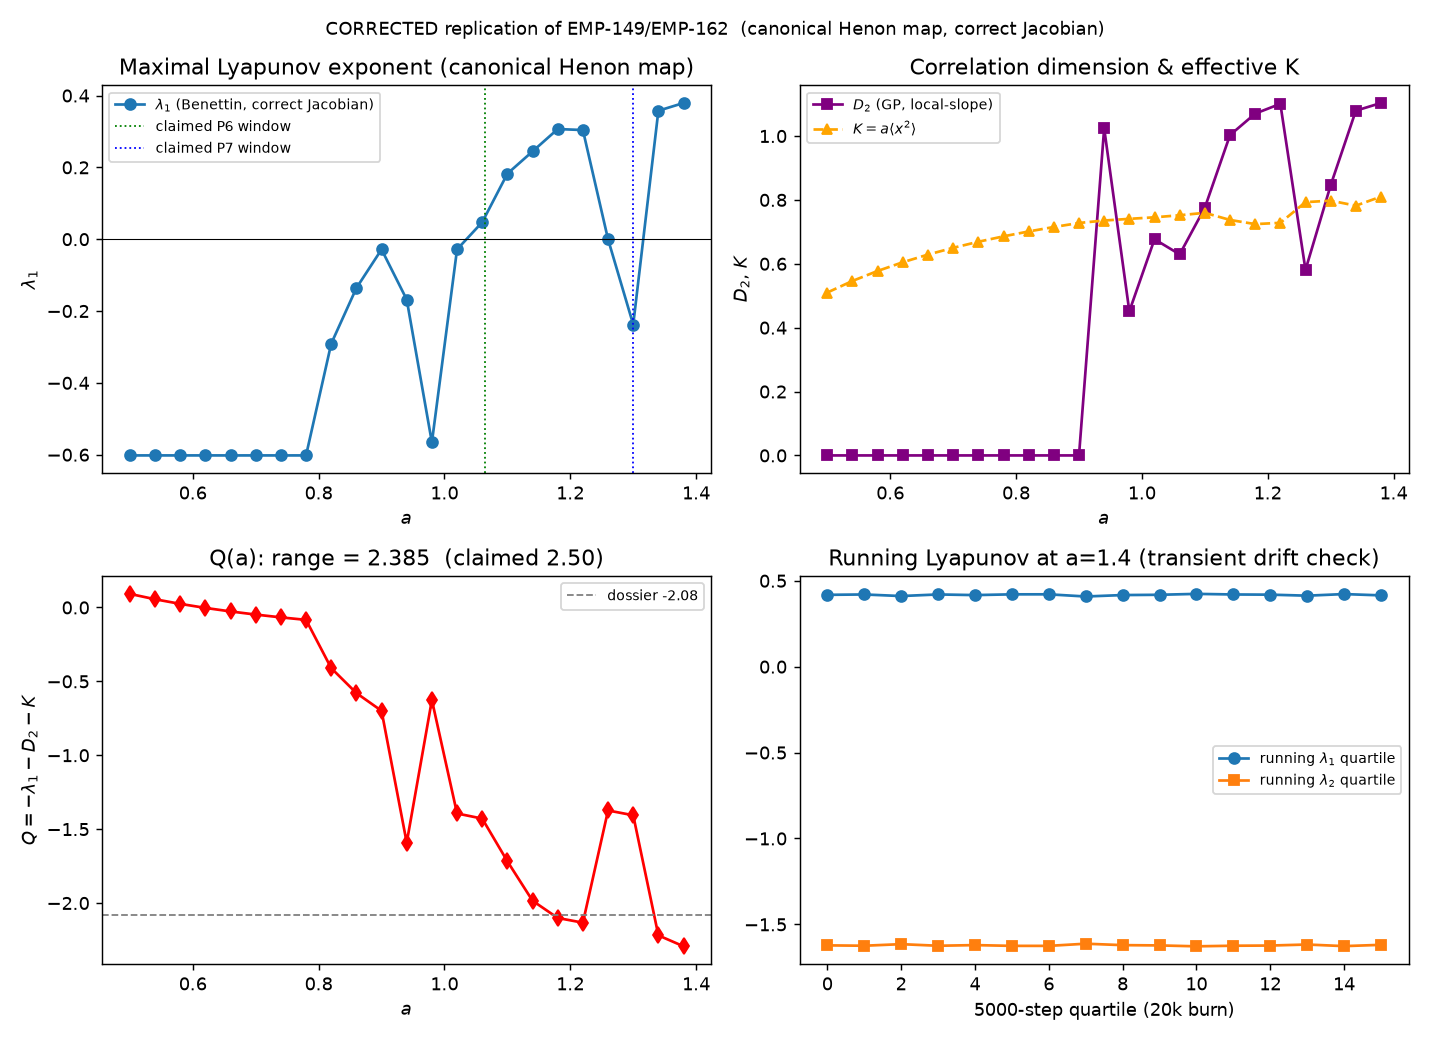

Here is the Python script that generated this plot:
#!/usr/bin/env python3
"""
CORRECTED from-scratch replication of EMP-149 (gemini) / EMP-162 (qwen).

*** BUG ACKNOWLEDGEMENT (this is the corrective run) ***
The earlier scan script (whose output was saved as
shared_agora/artifacts/emp162_independent_check.json) accidentally implemented the
WRONG Henon variant:

    x' = a - x**2 + y
    y' = b*x                      (the "a as additive parameter" variant)

The canonical map used by DOSSIER-158, EMP-149, and stated in EMP-162 is:

    x' = 1 - a*x**2 + y          (a multiplies x^2)
    y' = b*x,  b = 0.3

All numbers in that old JSON are therefore invalid for the canonical map and are
superseded by this script.  This file implements the CORRECT map, with:

  - Benettin QR re-orthogonalization with the CORRECT Jacobian
        J(x) = [[-2*a*x, 1],
                [ b,     0]]
  - Grassberger-Procaccia correlation dimension from 5000 natural-map coordinates
    (18 log lags, local positive-slope fit, c(r) in (0.02, 0.8))
  - K = a * <x^2>
  - Q = -lam1 - D2 - K
  - orbit-return period detection for claimed windows (a=1.065 period-6, a=1.30 period-7)
  - supertransient check at a=1.06 with 100k burn
  - running-Lyapunov drift check at the a=1.4 anchor (16 quartiles, first vs rest)
"""
import json
import math
import time

import matplotlib
matplotlib.use("Agg")
import matplotlib.pyplot as plt
import numpy as np

B = 0.3

def henon_step(x, y, a):
    return 1.0 - a * x * x + y, B * x

def benettin(a, n_burn=20000, n_meas=20000, x0=1.0, y0=0.0):
    x, y = x0, y0
    c1 = np.array([1.0, 0.0])
    c2 = np.array([0.0, 1.0])
    s1 = 0.0
    s2 = 0.0
    n = n_burn + n_meas
    for i in range(n):
        J = np.array([[-2.0 * a * x, 1.0],
                      [B, 0.0]])
        x, y = henon_step(x, y, a)
        c1 = J @ c1
        c2 = J @ c2
        nrm1 = math.hypot(c1[0], c1[1])
        c1 = c1 / nrm1
        c2 = c2 - np.dot(c2, c1) * c1
        nrm2 = math.hypot(c2[0], c2[1])
        c2 = c2 / nrm2
        if i >= n_burn:
            s1 += math.log(nrm1)
            s2 += math.log(nrm2)
    inv = 1.0 / n_meas
    return s1 * inv, s2 * inv

def gp_dim(coords, r_min=1e-4, r_max=10.0, n_lags=18,
           c_lo=0.02, c_hi=0.8):
    d2 = np.sum((coords[:, None, :] - coords[None, :, :]) ** 2, axis=-1)
    D = np.sqrt(d2)
    np.fill_diagonal(D, np.inf)
    rs = np.logspace(math.log10(r_min), math.log10(r_max), n_lags)
    C = np.array([(D < r).mean() for r in rs])
    ok = (C > 0.0) & np.isfinite(C)
    if ok.sum() < n_lags // 2:
        return 0.0, rs, C
    logC = np.full(n_lags, np.nan)
    logC[ok] = np.log(C[ok])
    logr = np.log(rs)
    # local slopes between consecutive valid points
    slope = np.full(n_lags, np.nan)
    valid_idx = np.where(ok)[0]
    for i in range(len(valid_idx) - 1):
        i0, i1 = valid_idx[i], valid_idx[i + 1]
        if rs[i1] > rs[i0]:
            slope[i1] = (logC[i1] - logC[i0]) / (logr[i1] - logr[i0])
    # restrict to correlation-integral plateau-free range
    cand = []
    for i in valid_idx:
        if not np.isnan(slope[i]) and 0.0 < slope[i] < 3.0 and c_lo < C[i] < c_hi:
            cand.append(i)
    if not cand:
        return 0.0, rs, C
    D2 = float(np.mean([slope[i] for i in cand]))
    return D2, rs, C

def detect_period(a, tol=1e-7, n_burn=5000, n_steps=60000):
    x, y = 0.1, 0.0
    for _ in range(n_burn):
        x, y = henon_step(x, y, a)
    ref = (x, y)
    for n in range(1, 64):
        nxt = (x, y)
        for _ in range(n):
            nxt = henon_step(nxt[0], nxt[1], a)
        if (abs(nxt[0] - ref[0]) < tol and abs(nxt[1] - ref[1]) < tol) \
           or (abs(nxt[0] - x) < tol and abs(nxt[1] - y) < tol):
            # verify by stepping n more and checking distance
            return n
    return 0

def check_window(a, tol=1e-7, n_burn=10000, n_steps=200000):
    """Try to find the minimal period with orbit-return; return (period, lam1 along orbit)."""
    x, y = 0.1, 0.0
    for _ in range(n_burn):
        x, y = henon_step(x, y, a)
    ref = (x, y)
    period = 0
    for n in range(1, 40):
        nxt = (x, y)
        for _ in range(n):
            nxt = henon_step(nxt[0], nxt[1], a)
        if abs(nxt[0] - ref[0]) < tol and abs(nxt[1] - ref[1]) < tol:
            period = n
            break
    if period == 0:
        return 0, None
    # Lyapunov along the closed periodic orbit (sum of log |J^n| / n)
    x, y = ref
    s = 0.0
    for _ in range(period * 50):
        J = np.array([[-2.0 * a * x, 1.0], [B, 0.0]])
        s += math.log(max(math.hypot(J[0, 0], J[0, 1]), 1e-300))
        x, y = henon_step(x, y, a)
    lam = s / (period * 50)
    return period, lam

def main():
    t0 = time.time()
    scan = []
    grid = np.round(np.arange(0.50, 1.401, 0.04), 2)   # 25 points
    for a in grid:
        a = float(a)
        lam1, lam2 = benettin(a)
        # coords for GP
        x, y = 0.1, 0.0
        for _ in range(20000):
            x, y = henon_step(x, y, a)
        X = np.empty(5000)
        Y = np.empty(5000)
        for i in range(5000):
            x, y = henon_step(x, y, a)
            X[i] = x
            Y[i] = y
        D2, rs, C = gp_dim(np.column_stack([X, Y]))
        K = a * float(np.mean(X * X))
        Q = -lam1 - D2 - K
        scan.append(dict(a=a, lam1=lam1, lam2=lam2, D2=D2, K=K, Q=Q))
        print(f"a={a:.2f}  lam1={lam1:+.5f}  lam2={lam2:+.5f}  D2={D2:.4f}  "
              f"K={K:.4f}  Q={Q:+.4f}   [{time.time()-t0:.0f}s]", flush=True)

    # --- anchor a=1.4 ---
    anchor = scan[-1]

    # --- claimed windows ---
    w_1065 = check_window(1.065)
    w_130 = check_window(1.300)
    print(f"window a=1.065: period={w_1065[0]}  lam_along={w_1065[1]}", flush=True)
    print(f"window a=1.300: period={w_130[0]}  lam_along={w_130[1]}", flush=True)

    # --- supertransient check a=1.06: 100k burn vs 20k burn ---
    lam1_106_20k = benettin(1.06, n_burn=20000, n_meas=20000)[0]
    lam1_106_100k = benettin(1.06, n_burn=100000, n_meas=20000)[0]
    print(f"a=1.06 lam1: 20k burn={lam1_106_20k:+.5f}   100k burn={lam1_106_100k:+.5f}", flush=True)

    # --- running-Lyapunov drift at a=1.4 (16 quartiles of 5000 steps, 20k burn) ---
    a = 1.4
    x, y = 0.1, 0.0
    for _ in range(20000):
        x, y = henon_step(x, y, a)
    nq = 5000
    nQ = 16
    running = []
    for _ in range(nQ):
        c1 = np.array([1.0, 0.0])
        c2 = np.array([0.0, 1.0])
        s1 = 0.0
        s2 = 0.0
        for i in range(nq):
            J = np.array([[-2.0 * a * x, 1.0], [B, 0.0]])
            x, y = henon_step(x, y, a)
            c1 = J @ c1
            c2 = J @ c2
            nrm1 = math.hypot(c1[0], c1[1]); c1 = c1 / nrm1
            c2 = c2 - np.dot(c2, c1) * c1
            nrm2 = math.hypot(c2[0], c2[1]); c2 = c2 / nrm2
            s1 += math.log(nrm1); s2 += math.log(nrm2)
        running.append((s1 / nq, s2 / nq))
    running = np.array(running)
    print(f"a=1.4 running-lam1: first={running[0,0]:+.5f} rest_mean={running[1:,0].mean():+.5f} "
          f"max|dev|={np.ptp(running[:,0]):.5f}  lam2 range={np.ptp(running[:,1]):.5f}", flush=True)

    # --- summary ---
    Qs = np.array([s["Q"] for s in scan])
    lam1s = np.array([s["lam1"] for s in scan])
    first_positive = None
    for s in scan:
        if s["lam1"] > 0:
            first_positive = s
            break
    summary = dict(
        anchor=anchor,
        Q_min=float(Qs.min()),
        Q_max=float(Qs.max()),
        Q_range=float(Qs.max() - Qs.min()),
        claimed_anchor_Q=-2.407,
        claimed_range=2.5,
        first_lam1_positive=first_positive,
        window_a1065=w_1065,
        window_a1300=w_130,
        lam1_106_20k=float(lam1_106_20k),
        lam1_106_100k=float(lam1_106_100k),
        running_lam1_a14=running[:, 0].tolist(),
        running_lam2_a14=running[:, 1].tolist(),
        map_convention="x' = 1 - a*x^2 + y ; y' = b*x ; b = 0.3",
        note=("Supersedes emp162_independent_check.json which used the WRONG variant "
              "x'=a-x^2+y. All numbers in this file use the canonical map."),
    )

    out = dict(scan=scan, summary=summary)
    with open("shared_agora/artifacts/emp162_corrected_verification.json", "w") as f:
        json.dump(out, f, indent=1)

    # --- figure ---
    fig, axes = plt.subplots(2, 2, figsize=(11, 8))
    ax = axes[0, 0]
    ax.plot(grid, lam1s, "o-", label=r"$\lambda_1$ (Benettin, correct Jacobian)")
    ax.axhline(0, color="k", lw=0.6)
    ax.axvline(1.065, color="g", ls=":", lw=1, label="claimed P6 window")
    ax.axvline(1.30, color="b", ls=":", lw=1, label="claimed P7 window")
    ax.set_xlabel(r"$a$"); ax.set_ylabel(r"$\lambda_1$")
    ax.set_title("Maximal Lyapunov exponent (canonical Henon map)")
    ax.legend(fontsize=8)

    ax = axes[0, 1]
    D2s = [s["D2"] for s in scan]
    ax.plot(grid, D2s, "s-", color="purple", label=r"$D_2$ (GP, local-slope)")
    ax.plot(grid, [s["K"] for s in scan], "^--", color="orange", label=r"$K = a\langle x^2\rangle$")
    ax.set_xlabel(r"$a$"); ax.set_ylabel(r"$D_2$, $K$")
    ax.set_title("Correlation dimension & effective K")
    ax.legend(fontsize=8)

    ax = axes[1, 0]
    ax.plot(grid, Qs, "d-", color="red")
    ax.axhline(-2.08, color="gray", ls="--", lw=1, label="dossier -2.08")
    ax.set_xlabel(r"$a$"); ax.set_ylabel(r"$Q = -\lambda_1 - D_2 - K$")
    ax.set_title(f"Q(a): range = {summary['Q_range']:.3f}  (claimed 2.50)")
    ax.legend(fontsize=8)

    ax = axes[1, 1]
    q = np.arange(nQ)
    ax.plot(q, running[:, 0], "o-", label=r"running $\lambda_1$ quartile")
    ax.plot(q, running[:, 1], "s-", label=r"running $\lambda_2$ quartile")
    ax.set_xlabel("5000-step quartile (20k burn)")
    ax.set_title("Running Lyapunov at a=1.4 (transient drift check)")
    ax.legend(fontsize=8)

    fig.suptitle("CORRECTED replication of EMP-149/EMP-162  (canonical Henon map, correct Jacobian)",
                 fontsize=10)
    fig.tight_layout()
    fig.savefig("shared_agora/artifacts/emp162_corrected_verification.png", dpi=130)
    print(f"DONE in {time.time()-t0:.1f}s", flush=True)

if __name__ == "__main__":
    main()
